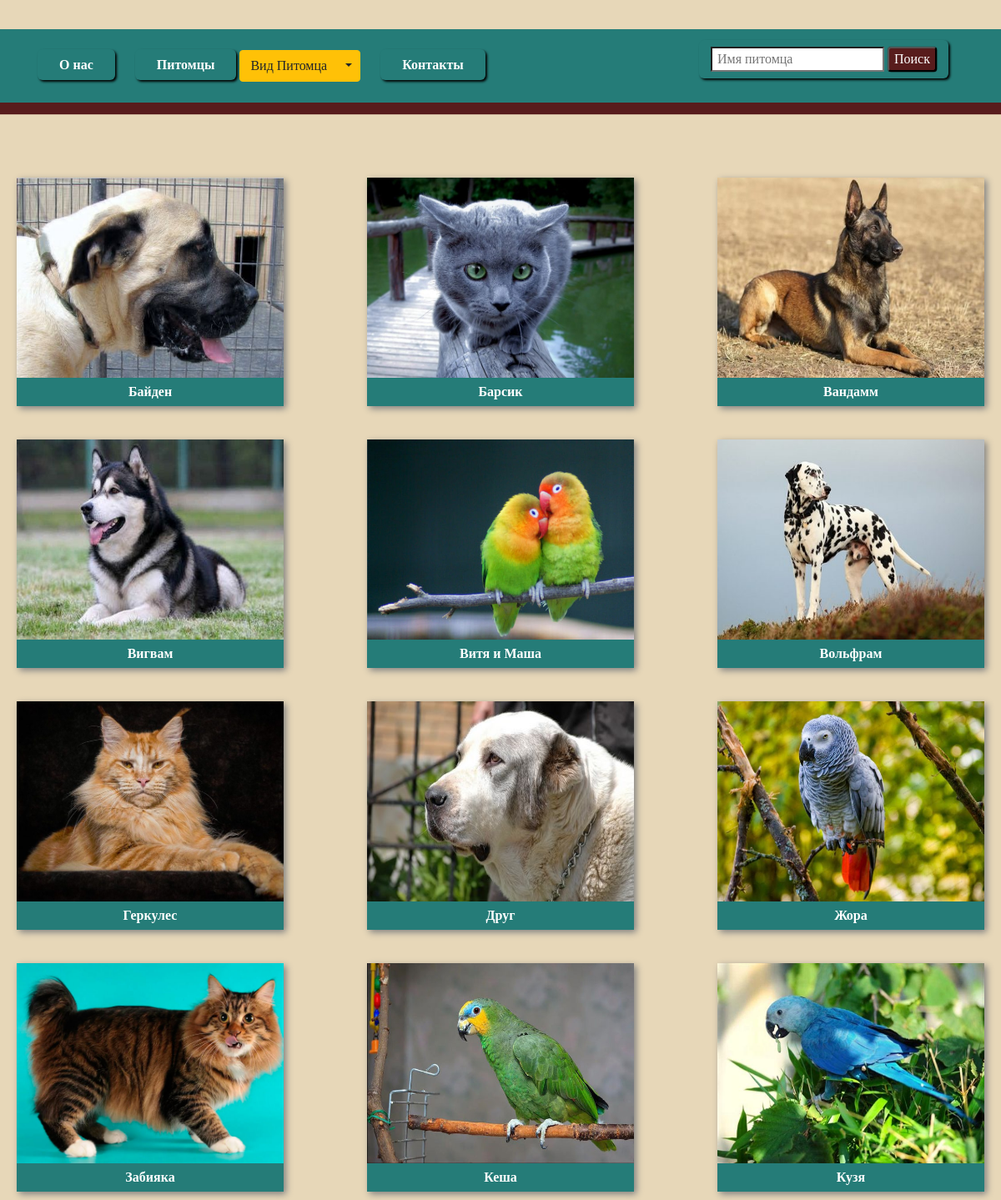
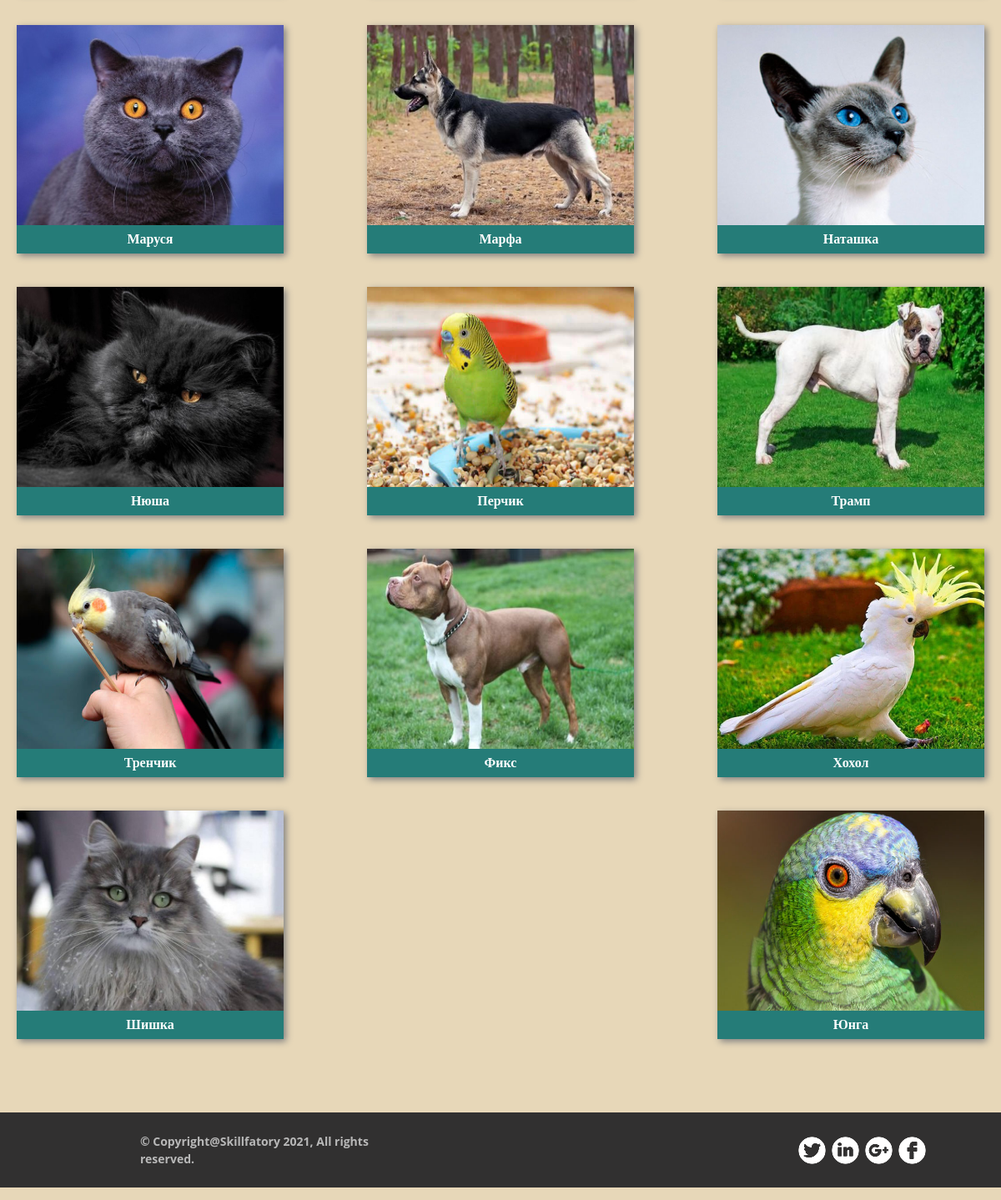
/pets/, run on the app's committed database (2 pictures, top to bottom).
### pets/models.py (models this page shows, shortened)
class Pet(models.Model):
    id = models.UUIDField(primary_key=True, default=uuid.uuid4, verbose_name="Регистрационный номер")
    name = models.CharField(max_length=50, verbose_name='Кличка')
    age = models.SmallIntegerField(null=True, verbose_name='Возраст')
    type_of_animal = models.CharField(max_length=12, null=True, choices=Type.TYPE_ANIMALS, verbose_name='Вид животного')
    breed = models.ForeignKey(Breed, on_delete=models.SET_NULL, null=True, verbose_name='Порода')
    color = models.CharField(max_length=12, null=True, choices=Color.COLORS, verbose_name='Окрас')
    data = models.DateField(auto_now_add=True, null=True, verbose_name='Дата поступления')
    description = models.TextField(null=True, verbose_name='Описание')
    foto = models.ImageField(upload_to='foto_pet', blank=True, verbose_name='Фото')
    class Meta:
        verbose_name_plural = 'Питомцы'
        verbose_name = 'питомец'
        ordering = [ 'name' ]

### pets/views.py (the view)
# urls.py: path('pets/', PetListView.as_view(), name='pets'),
class PetListView(ListView):
    model = Pet
    template_name = 'pets/pet_list.html'
    def get_queryset(self):
        qs = super().get_queryset()
        get_params = self.request.GET.dict()
        if get_params.get('q'):
            qs = qs.filter(name__icontains=get_params.get('q'))
        if get_params.get('filter'):
            qs = qs.filter(type_of_animal=get_params.get('filter'))
        if get_params.get('all'):
            qs = qs.all
        return qs

### pets/templates/pets/pet_list.html
{% extends "layout/basic.html" %}
    {% block content %}
        {% for pet in object_list %}
            <a class="pet" href="{{pet.pk}}">
                <img class="foto" src="{{ pet.foto.url }}" alt="">
                <p class="name">{{ pet.name }}</p>
            </a>
        {% endfor %}
    {% endblock %}

### pets/templates/layout/basic.html (shortened to what this page needs)
{% load static %}
<!DOCTYPE html>
<html lang="en">
<head>
    <link rel="stylesheet" type="text/css" href="{% static 'css/bootstrap.min.css' %}">
    <link rel="stylesheet" type="text/css" href="{% static 'css/style.css' %}">
</head>
<section class="wrapper">
    <header>
        <div class="btn_left">
            <a class="header_link" href="{% url 'index' %}">О нас</a>
            <a class="header_link" href="{% url 'pets' %}">Питомцы</a>
            <div class="btn-group">
                <button type="button" class="btn btn-warning">Вид Питомца</button>
                <button type="button" class="btn btn-warning dropdown-toggle dropdown-toggle-split" data-toggle="dropdown" aria-haspopup="true" aria-expanded="false">
                </button>
            </div>
            <a class="header_link" href="{% url 'contacts' %}">Контакты</a>
        </div>
        <div class="btn_right">
            <form class="search" action="">
                <input type="search" name="q" placeholder=" Имя питомца">
                <button class="search_btn">Поиск</button>
            </form>
        </div>
    </header>
    <body>
        <div class="pet_show">
        {% block content %}
        {% endblock %}
        </div>
    </body>
    <footer class="footer">
        <p>© Copyright@Skillfatory 2021, All rights reserved.</p>
        <div class="footer_icons">
            <a href=""><img src="{% static 'images/1468368398_Twitter_Rounded_Solid 2.svg' %}" alt="twitter"></a>
            <a href=""><img src="{% static 'images/1468368407_LinkedIn_Rounded_Solid.svg' %}" alt="LinkedIn"></a>
            <a href=""><img src="{% static 'images/1468368412_Google_Rounded_Solid 2.svg' %}" alt="google"></a>
            <a href=""><img src="{% static 'images/1468368389_Facebook_Rounded_Solid.svg' %}" alt="facebook"></a>
        </div>
    </footer>
</section>
</html>

### pets/static/CSS/style.css (style rules this page uses)
.wrapper { font-family: Comic Sans MS; font-weight: bold; max-width: 2000px; margin: auto; padding: 15px 0; background-color: rgb(231, 215, 184); }
header { max-width: 1500px; margin: 20px auto 70px; display: flex; justify-content: space-between; background-color: rgb(37, 124, 120); box-shadow: 0 14px 1px rgb(88, 28, 28); }
.btn_left { padding: 25px; }
.header_link { margin-left: 20px; padding: 10px 26px; color: white; border-radius: 6px; box-shadow: 2px 2px 3px black; }
.btn_right { padding: 13px; }
.search { margin-right: 50px; padding: 8px 14px; border-radius: 6px; box-shadow: 2px 2px 3px black; }
.search_btn { color: white; background-color: rgb(88, 28, 28); border-radius: 4px; box-shadow: 0.3px 0.3px 1px black; }
.pet_show { display: flex; justify-content: space-between; flex-wrap: wrap; max-width: 1520px; margin: auto; }
.pet { display: flex; max-width: 320px; flex-direction: column; align-items: center; margin: 20px 20px; background-color: rgb(37, 124, 120); box-shadow: 3px 3px 8px gray; }
.foto { width: 320px; height: 240px; }
.name { margin: 5px; color: white; }
.footer { max-width: 1500px; height: 90px; display: flex; justify-content: space-between; align-items: center; margin: 68px auto 0; padding: 10px; background-color: #313030; }
.footer_icons { width: 240px; height: 33px; display: flex; align-items: center; }
.footer > p { width: 500px; font-family: Open Sans; font-style: normal; font-weight: bold; font-size: 14px; padding: 16px 0 0 158px; color: #B8B8B8; }
.footer_icons > a > img { margin-left: 7px; }

### data on the page
Pet: foto (picture), name "Байден"
Pet: foto (picture), name "Барсик"
Pet: foto (picture), name "Вандамм"
Pet: foto (picture), name "Вигвам"
Pet: foto (picture), name "Витя и Маша"
Pet: foto (picture), name "Вольфрам"
Pet: foto (picture), name "Геркулес"
Pet: foto (picture), name "Друг"
Pet: foto (picture), name "Жора"
Pet: foto (picture), name "Забияка"
Pet: foto (picture), name "Кеша"
Pet: foto (picture), name "Кузя"
Pet: foto (picture), name "Маруся"
Pet: foto (picture), name "Марфа"
Pet: foto (picture), name "Наташка"
Pet: foto (picture), name "Нюша"
Pet: foto (picture), name "Перчик"
Pet: foto (picture), name "Трамп"
Pet: foto (picture), name "Тренчик"
Pet: foto (picture), name "Фикс"
Pet: foto (picture), name "Хохол"
Pet: foto (picture), name "Шишка"
Pet: foto (picture), name "Юнга"
